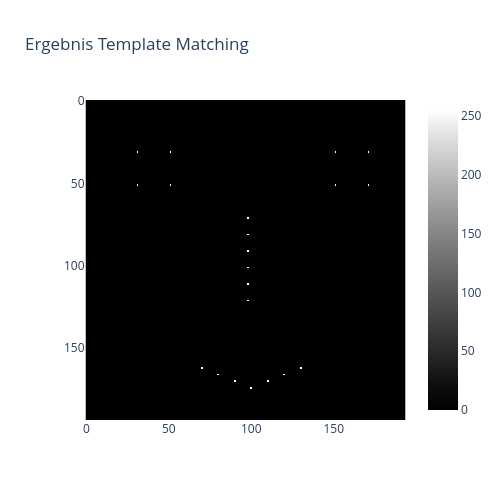

The notebook cell this image was saved under:
### Markdown cell above
Wenden Sie nun die Funktion `templateMatching` auf das Bild `image` und das Template `template` an und speichern Sie das Ergebnis-Bild in der Variable `match`.
Filtern Sie anschließend die besten Übereinstimmungen mit einem geeigneten Schwellwert und speichern Sie die binäre Maske in der Variable `bestMatches` mit Datantyp `uint8`. (0: keine Übereinstimmung, 255: beste Übereinstimmung)

### Code cell
# Template Matching aufrufen
match = templateMatching(img, img_template)

bestMatches = match < 10
bestMatches = bestMatches.astype(np.uint8) * 255

displayImagePlotly(bestMatches, title = 'Ergebnis Template Matching')

### Figure 1 — Plotly figure (JSON) as saved in the notebook; plotly's stock layout.template omitted (floating-point values rounded to 4 significant figures; data arrays with more than 128 entries replaced by an {"elided": "..."} marker saying what was removed)
{"data": [{"coloraxis": "coloraxis", "hovertemplate": "x: %{x}<br>y: %{y}<br>color: %{z}<extra></extra>", "name": "0", "type": "heatmap", "xaxis": "x", "yaxis": "y", "z": {"elided": "194x194 int values"}}], "layout": {"coloraxis": {"cmax": 255, "cmin": 0, "colorscale": [[0, "rgb(0, 0, 0)"], [0.09091, "rgb(16, 16, 16)"], [0.1818, "rgb(38, 38, 38)"], [0.2727, "rgb(59, 59, 59)"], [0.3636, "rgb(81, 80, 80)"], [0.4545, "rgb(102, 101, 101)"], [0.5455, "rgb(124, 123, 122)"], [0.6364, "rgb(146, 146, 145)"], [0.7273, "rgb(171, 171, 170)"], [0.8182, "rgb(197, 197, 195)"], [0.9091, "rgb(224, 224, 223)"], [1, "rgb(254, 254, 253)"]]}, "height": 500, "title": {"text": "Ergebnis Template Matching"}, "width": 500, "xaxis": {"anchor": "y", "constrain": "domain", "domain": [0, 1], "scaleanchor": "y"}, "yaxis": {"anchor": "x", "autorange": "reversed", "constrain": "domain", "domain": [0, 1]}}}
